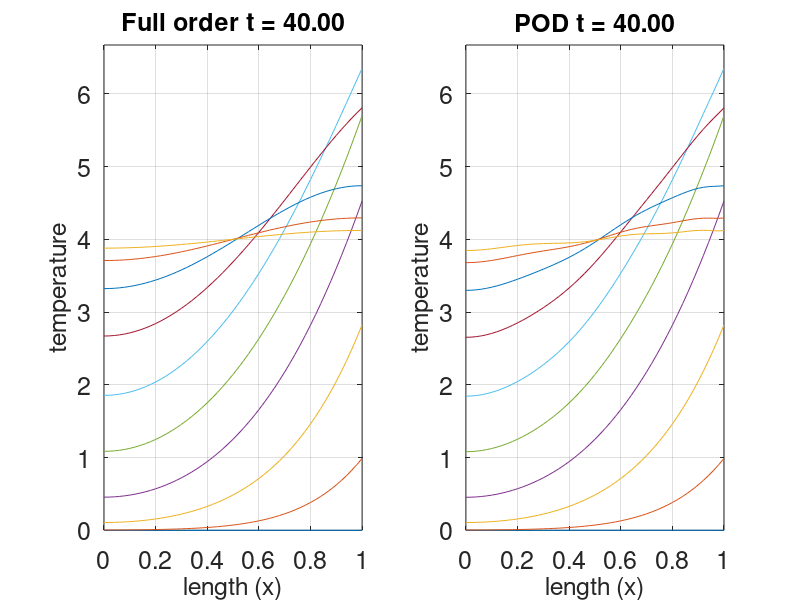
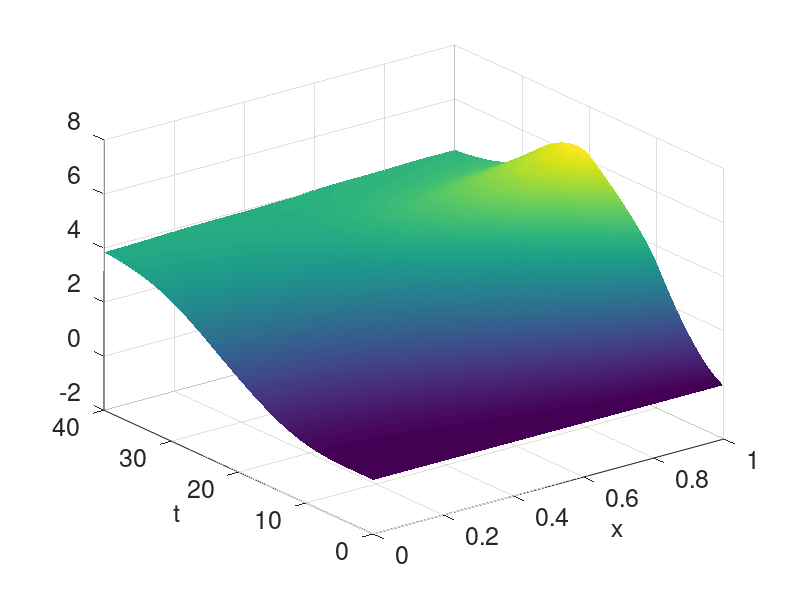
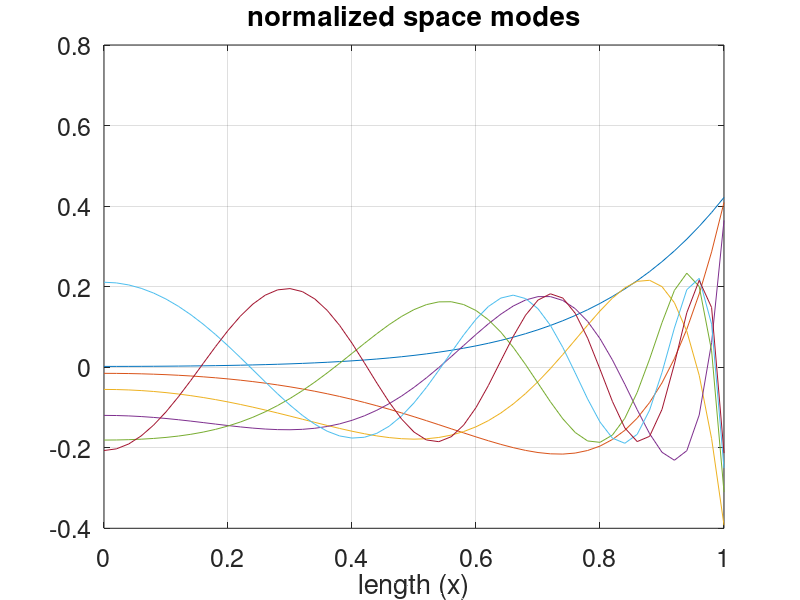
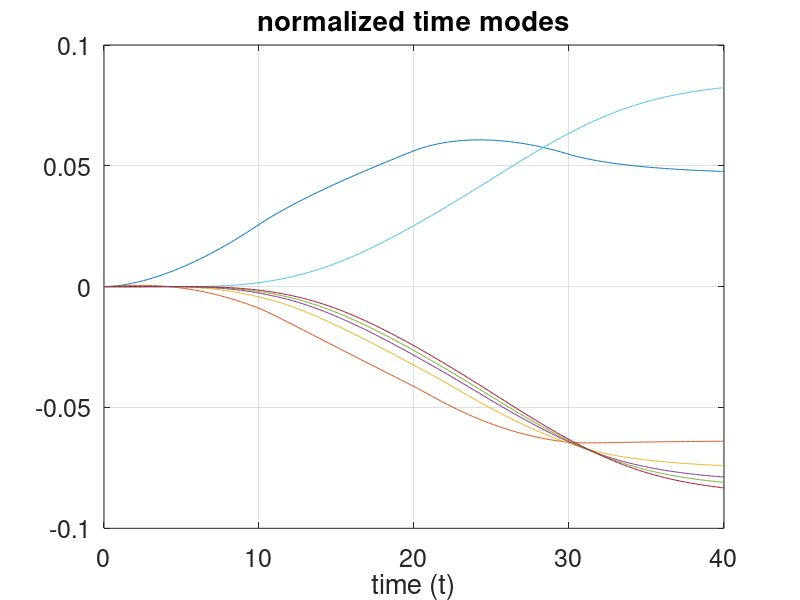

Here is the MATLAB script that generated these plots, in order:
close all
clear

load('plotPOD')

% AVAILABLE VARIABLES 'x','t','uFEM','mPOD'

% RECONSTRUCT POD SOLUTION
uPOD = mPOD{1}*mPOD{2}.';

% PLOT NON REDUCED MODEL RESULT
sample = fix(linspace(1,numel(t),10));
sample(1) = 1; sample(end) = numel(t);

for i=1:numel(sample)
    subplot(1,2,1),plot(x,uFEM(:,sample(i)),'-')
    grid on, hold on
    ylim(1.05*[min(uFEM(:)) max(uFEM(:))])
    xlabel('length (x)','fontsize',18)
    ylabel('temperature','fontsize',18)
    title(['Full order t = ' num2str(t(sample(i)),'%.2f')],'fontsize',18)
    set(gca,'fontsize',18)

    % COMPARE FULL ORDER AND POD SOLUTIONS
    subplot(1,2,2),plot(x,uPOD(:,sample(i)),'-')
    grid on, hold on
    ylim(1.05*[min(uPOD(:)) max(uPOD(:))])
    xlabel('length (x)','fontsize',18)
    ylabel('temperature','fontsize',18)
    title(['POD t = ' num2str(t(sample(i)),'%.2f')],'fontsize',18)
    set(gca,'fontsize',18)
    pause(2)
end

% PLOT SPACE-TIME SOLUTION
figure
[X,T] = meshgrid(x,t);
surf(X,T,mPOD{2}*mPOD{1}'), shading interp
set(gca,'fontsize',18)
xlabel('x','fontsize',18)
ylabel('t','fontsize',18)

% PLOT SPACE AND TIME POD MODES
figure
plot(x,mPOD{1},'-')
grid on
xlabel('length (x)','fontsize',18)
title('normalized space modes','fontsize',18)
set(gca,'fontsize',18)
figure
plot(t,bsxfun(@rdivide,mPOD{2},sqrt(diag(mPOD{2}'*mPOD{2}))'),'-')
grid on
xlabel('time (t)','fontsize',18)
title('normalized time modes','fontsize',18)
set(gca,'fontsize',18)
